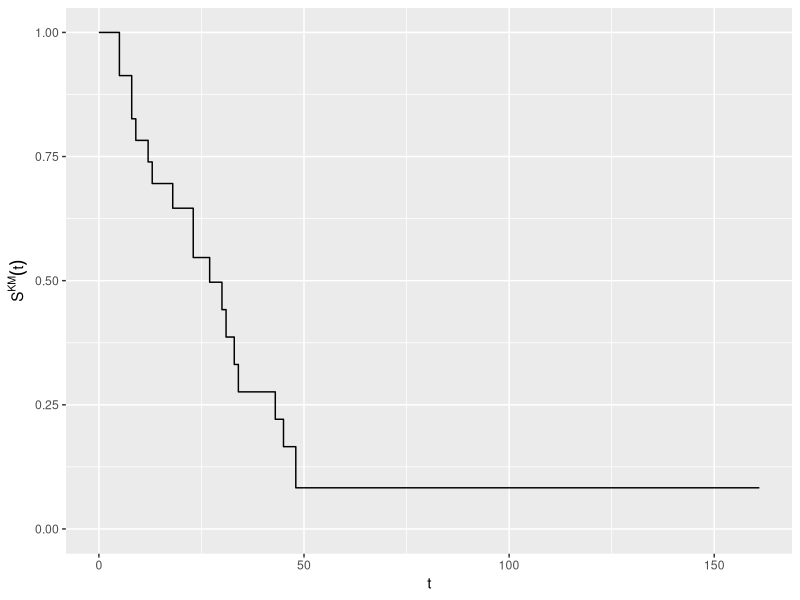
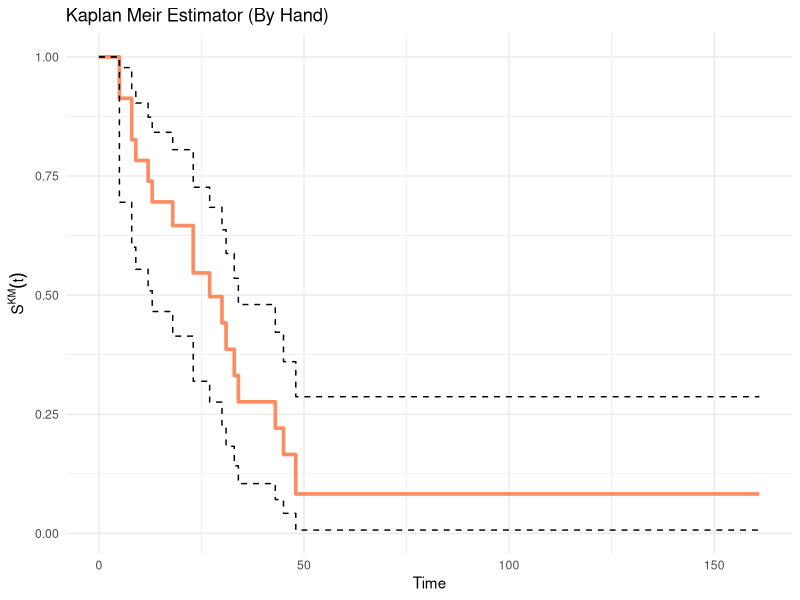
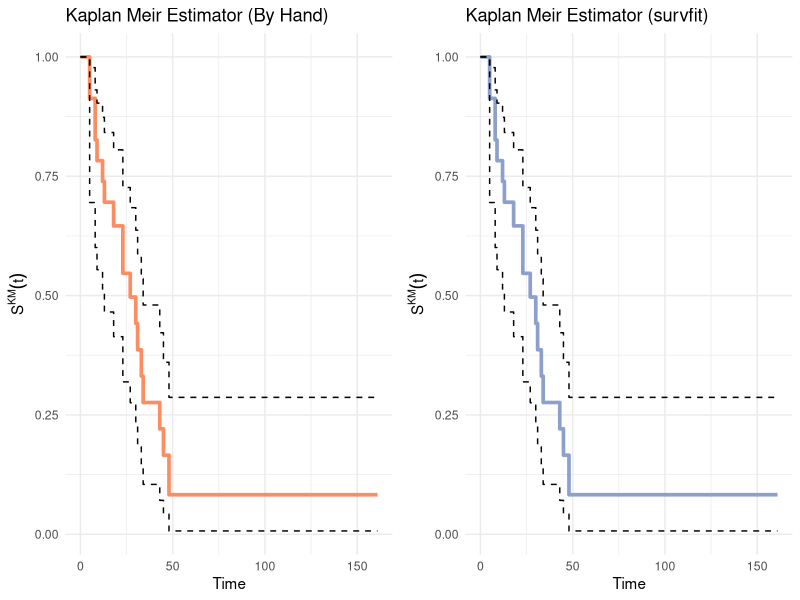

These charts were generated, in order, by the following R code:
## ---- chunk 1
library(survival)

aml <- survival::aml

# 1. Hazard Rate Fucntion -------------------------------------------------
## funciton to return lambda_hat values
get_lambda_hat <- function(t, c){
  #get count of failures at each t
  d <- table(t[c == 1])
  failure_times <- as.numeric(names(d)) #times of failures
  y_bar <- sapply(failure_times, function(time) sum(t >= time)) # Number remianing at time t
  
  return(d/y_bar)
}

# Run the function
lambda_hat <- get_lambda_hat(aml$time, aml$status)
## ---- chunk 2
library(tidyverse)
# 2. Get the kaplean-meier estimator and plot -----------------------------
failure_times <- as.numeric(names(lambda_hat))

# Get S_km 
S_km <- sapply(failure_times, function(t) prod(1 - lambda_hat[which(failure_times <= t)]))

#Create a data frame for plotting (add a point for time 0)
estimate_df <- data.frame(t = c(0, failure_times, max(aml$time)), S = c(1,S_km, S_km[length(S_km)]))

#Plot it
estimate_df %>% 
  ggplot(aes(x = t, y = S))+
  geom_step() +
  lims(y = c(0,1))+
  labs(y = expression(S^KM * (t)))
## ---- chunk 3
# 3. log-log confidence bound ---------------------------------------------

loglog_ci <- function(s_km, t, c, alpha){
  #Get what we need to construct sigma_hat
  d <- table(t[c == 1]) #number of failures at time t
  failure_times <- as.numeric(names(d)) #tiems of failures
  y_bar <- sapply(failure_times, function(time) sum(t >= time)) # Number remianing at time t
  
  #compute sigma_hat
  inner_sum <- d/(y_bar * (y_bar - d))
  sigma_squared <- sapply(failure_times, function(time) sum(inner_sum[which(failure_times <= time)]))
  sigma_hat <- sqrt(sigma_squared)
  
  ## compute SE on log-log scale
  loglog_se <- 1/abs(log(s_km)) * sigma_hat
  
  ## Compute the confidence interval
  lower_ci <- s_km^(exp(loglog_se * qnorm(alpha/2, lower.tail = F)))
  upper_ci <- s_km^(exp(-loglog_se * qnorm(alpha/2, lower.tail = F)))
  
  return(list(lower = lower_ci, upper = upper_ci))
}

s_ci <- loglog_ci(S_km, aml$time, aml$status, 0.05)

## ---- chunk 4
# 4-5 Show that the plots are the same ------------------------------------
## include confidence bands in data frame
estimate_df$lower_ci <- c(1, s_ci$lower, s_ci$lower[which.min(s_ci$lower)])
estimate_df$upper_ci <- c(1, s_ci$upper, s_ci$upper[which.min(s_ci$upper)])

colors <- RColorBrewer::brewer.pal(n = 3, name = "Set2")

## Plot by-hand plot
by_hand <- estimate_df %>% 
  ggplot(aes(x = t, y = S))+
  geom_step(color = colors[2], linewidth = 1.25)+
  geom_step(aes(y = lower_ci), linetype = "dashed")+
  geom_step(aes(y = upper_ci), linetype = "dashed")+
  theme_minimal()+
  labs(y = expression(S^KM * (t)),
       x = "Time", 
       title = "Kaplan Meir Estimator (By Hand)")

by_hand
## ---- chunk 5
#| fig-width: 8

library(ggpubr)
#Actual sruvival fit and data frame
fit <- survfit(Surv(time, status) ~ 1, data = aml, conf.type = "log-log")
fit_summary <- summary(fit)
survival_df <- data.frame(t = c(0,fit_summary$time,max(aml$time)),
                          S = c(1, fit_summary$surv, min(fit_summary$surv)),
                          lower_ci = c(1, fit_summary$lower, min(fit_summary$lower)),
                          upper_ci = c(1, fit_summary$upper, min(fit_summary$upper)))

survival_plot <- survival_df %>% 
  ggplot(aes(x = t, y = S))+
  geom_step(color = colors[3], linewidth = 1.25)+
  geom_step(aes(y = lower_ci), linetype = "dashed")+
  geom_step(aes(y = upper_ci), linetype = "dashed")+
  theme_minimal()+
  labs(y = expression(S^KM * (t)),
       x = "Time", 
       title = "Kaplan Meir Estimator (survfit)")

ggarrange(by_hand, survival_plot, nrow = 1)
## ---- chunk 6
# Create log-rank statistic ------------------------------------------------------
lr_test <- function(t, c, j, group){

  ## Indicators
  failed <- c == 1
  group_ind <- j == group
  ## number of failures
  all_failure_times <- sort(unique(t[failed]))
  d_i <- table(factor(t[failed], levels = all_failure_times)) #number of failures at time t
  d_j <- table(factor(t[failed & group_ind == 1], levels = all_failure_times)) #number of failures at time t in group j
  
  ##Number remaining at time t
  y_bar_i <- sapply(all_failure_times, function(time) sum(t >= time)) # both groups
  y_bar_j <- sapply(all_failure_times, function(time) sum(t[group_ind] >= time)) #group j
  
  # Compute the statistic
  expected_j <- d_i * (y_bar_j / y_bar_i)
  z_j <- sum(d_j - expected_j, na.rm = TRUE)
  
  #Compute the standard error
  zj_var <- sum(d_i*(y_bar_j/y_bar_i)*(1 - (y_bar_j/y_bar_i))*((y_bar_i - d_i)/(y_bar_i - 1)), na.rm = TRUE)
  
  #Compute the p-value
  test_stat <- (z_j/sqrt(zj_var))**2
  pval <- pchisq(abs(test_stat), df = 1, lower.tail = FALSE)
  return(list(Chisq = test_stat, p = pval))
}

# Run the by-hand test
lr_byhand <- lr_test(aml$time, aml$status, aml$x, "Maintained")
## ---- chunk 7
## Using survival
lr_survival <- survdiff(Surv(time, status) ~ x, data = aml)

#Check if they are the same (without machine-rounding error: 
cat("By-hand Statistic:", round(lr_byhand$Chisq, 3), "survdiff statistic:", round(lr_survival$chisq, 3))

cat("By-hand p-value:", round(lr_byhand$p, 3), "survdiff p-value:", round(lr_survival$pvalue, 3))


